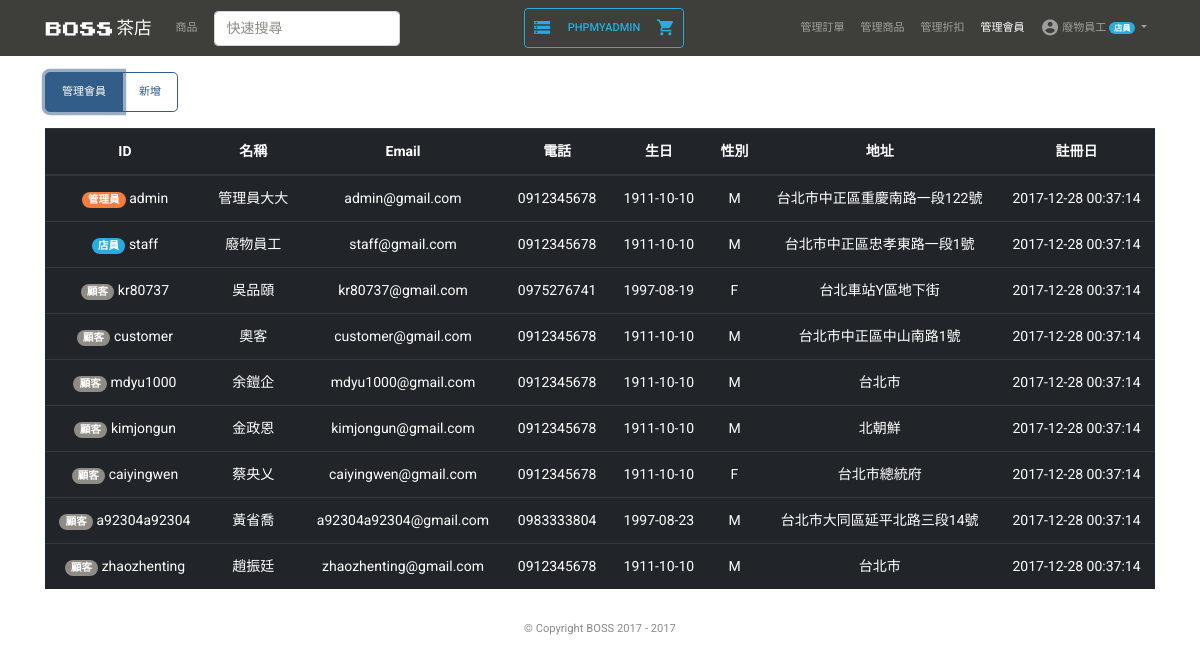
The page /user_list.php?show=list (signed in) on the database its author committed.
### tables this page shows
CREATE TABLE MEMBER(
  ID VARCHAR(20) PRIMARY KEY,
  Password VARCHAR(128) NOT NULL,
  Name VARCHAR(12) NOT NULL,
  Email VARCHAR(30) NOT NULL,
  Phone VARCHAR(10) NOT NULL,
  RegDate TIMESTAMP DEFAULT CURRENT_TIMESTAMP,
  Birth DATE,
  Gender ENUM('M', 'F', 'N'),
  Address VARCHAR(100),
  Position ENUM('S', 'A', 'C') NOT NULL
);

### verification.php (called while the page is built, shortened)
<?php
include('connection.php');
if(isset($_SESSION['ID'])){
  $user_id = $_SESSION['ID'];
  $sql = "SELECT * FROM MEMBER WHERE ID='$user_id'";
  $rows = mysqli_fetch_array($conn->query($sql));
  $user_name = $rows['Name'];
  $user_position = $rows['Position'];
}

### connection.php (called while the page is built, shortened)
<?php
  $conn = new mysqli(db_host, db_username, db_password, db_name);
  $conn->query("SET NAMES 'utf8mb4'");
  require_once('verification.php');

### user_list.php (the view, shortened to what this page needs)
<?php include('connection.php'); ?>
<!DOCTYPE html>
<html>
<head>
  <?php include('style.php') ?>
</head>
<body>
  <?php include('nav.php') ?>
  <div class="container my-3">
    <div class="row">
      <div class="col-12 btn-group">
        <button class="btn btn-outline-primary btn-lg <?php if($_GET['show']=='list')echo 'active '?>" onclick="location.href='?show=list'">管理會員</button>
        <button class="btn btn-outline-primary btn-lg <?php if($_GET['show']=='new')echo 'active '?>" onclick="location.href='?show=new'">新增</button>
      </div>
      <div class="col-12 text-center <?php if($_GET['show']!='list')echo 'd-none ' ?>">
        <table class="table table-hover table-dark my-3 ">
          <thead>
            <tr>
              <th scope="col" style="">ID</th>
              <th scope="col" style="">名稱</th>
              <th scope="col" style="">Email</th>
              <th scope="col" style="">電話</th>
              <th scope="col" style="">生日</th>
              <th scope="col" style="">性別</th>
              <th scope="col" style="">地址</th>
              <th scope="col" style="">註冊日</th>
            </tr>
          </thead>
          <tbody>
            <?php
            $sql = 'SELECT * FROM MEMBER ORDER BY RegDate DESC';
            $result = $conn->query($sql);
            while($rows = mysqli_fetch_array($result))
            {
              if($rows['Position']=='A'){
              $positionName= '<span class="badge badge-pill badge-warning">管理員</span>';
              } else if($rows['Position']=='S'){
               $positionName='<span class="badge badge-pill badge-info">店員</span>';
              } else{
                $positionName='<span class="badge badge-pill badge-secondary">顧客</span>';
              }
              echo '<tr style="cursor: pointer;" onclick="location.href=\'user_list_detail.php?ID=' . $rows['ID'].'\'">';
              echo '<td class="align-middle">'.$positionName.' '.$rows['ID'].'</td>';
              echo '<td class="align-middle">'.$rows['Name'].'</td>';
              echo '<td class="align-middle">'.$rows['Email'].'</td>';
              echo '<td class="align-middle">'.$rows['Phone'].'</td>';
              echo '<td class="align-middle">'.$rows['Birth'].'</td>';
              echo '<td class="align-middle">'.$rows['Gender'].'</td>';
              echo '<td class="align-middle">'.$rows['Address'].'</td>';
              echo '<td class="align-middle">'.$rows['RegDate'].'</td>';
              echo '</tr>';
            }
            ?>
          </tbody>
        </table>
      </div>
    </div>
  </div>
  <?php include('footer.php') ?>
</body>
</html>

### nav.php (shortened to what this page needs)
<?php
$this_page = pathinfo($_SERVER['PHP_SELF'])['filename']
?>
<?php
  $admin_display  = ($user_position=='A'||$user_position=='S')?'':'d-none ';
?>
<nav id="navbar" class="navbar navbar-expand-lg navbar-dark bg-primary1 sticky-top" style="background:rgba(62,63,58,1);">
  <div class="container">
    <a class="navbar-brand align-middle" href="index.php">
      <img src="img/logo-01.png" class="img-fluid" style="max-height:1.1rem"> 茶店
    </a>
    <div class="collapse navbar-collapse" id="navbarSupportedContent">
      <ul class="navbar-nav mr-auto">
        <li class="nav-item <?=($this_page =='product')?'active':'';?>">
          <a class="nav-link " href="product.php">商品</a>
        </li>
        <form class="form-inline mx-0 mx-lg-2 my-2 my-lg-0" method="get" action="product.php">
          <input class="form-control mr-sm-2" type="search" placeholder="快速搜尋" name="keyword" required>
        </form>
      </ul>
      <?php
      if(debug_mode){
        echo '<ul class="navbar-nav border border-info rounded ">
        <li class="nav-item">
        <a class="nav-link text-info" href="db.php"><i class="material-icons">storage</i></a>
        </li>
        <li class="nav-item">
        <a class="nav-link text-info" target="_blank" href="http://localhost/phpmyadmin/">phpmyadmin</a>
        </li>
        <li class="nav-item">
        <a class="nav-link text-info" href="cart.php"><i class="material-icons">shopping_cart</i></a>
        </li>
        </ul>';
      }
      ?>
      <ul class="navbar-nav ml-auto">
        <li class="nav-item <?=($this_page =='order')?'active ':'' ?> <?=$admin_display ?>">
          <a class="nav-link" href="order_list.php">管理訂單</a>
        </li>
        <li class="nav-item <?=($this_page =='product_list')?'active ':'' ?> <?=$admin_display ?>">
          <a class="nav-link" href="product_list.php">管理商品</a>
        </li>
        <li class="nav-item <?=($this_page =='discount_list')?'active ':'' ?> <?=$admin_display ?>">
          <a class="nav-link" href=" discount_list.php">管理折扣</a>
        </li>
        <li class="nav-item <?=($this_page =='user_list')?'active ':'' ?> <?=$admin_display ?>">
          <a class="nav-link" href="user_list.php">管理會員</a>
        </li>
        <li class="nav-item dropdown <?=isset($_SESSION['ID'])?'':'d-none'?>">
          <a class="nav-link dropdown-toggle" href="#" id="user" role="button" data-toggle="dropdown" aria-haspopup="true" aria-expanded="false">
            <i class="material-icons">account_circle</i>
            <?=$user_name?>
            <?php
            if($user_position=='A'){
              echo '<span class="badge badge-pill badge-warning">管理員</span>';
            }else if($user_position=='S'){
              echo '<span class="badge badge-pill badge-info">店員</span>';
            }
            ?>
          </a>
        </li>
      </ul>
    </div>
  </div>
</nav>

### css/style.css (style rules this page uses)
i.material-icons { vertical-align: middle; font-size: 1.2rem; }

### rows shown on the page
member: Name "廢物員工", Position "店員", ID "staff", Email "staff@gmail.com", Phone "0912345678", Birth "1911-10-10", Gender "M", Address "台北市中正區忠孝東路一段1號", RegDate "2017-12-28 00:37:14"
member: Position "管理員", ID "admin", Name "管理員大大", Email "admin@gmail.com", Phone "0912345678", Birth "1911-10-10", Gender "M", Address "台北市中正區重慶南路一段122號", RegDate "2017-12-28 00:37:14"
member: Position "顧客", ID "kr80737", Name "吳品頤", Email "kr80737@gmail.com", Phone "0975276741", Birth "1997-08-19", Gender "F", Address "台北車站Y區地下街", RegDate "2017-12-28 00:37:14"
member: Position "顧客", ID "customer", Name "奧客", Email "customer@gmail.com", Phone "0912345678", Birth "1911-10-10", Gender "M", Address "台北市中正區中山南路1號", RegDate "2017-12-28 00:37:14"
member: Position "顧客", ID "mdyu1000", Name "余鎧企", Email "mdyu1000@gmail.com", Phone "0912345678", Birth "1911-10-10", Gender "M", Address "台北市", RegDate "2017-12-28 00:37:14"
member: Position "顧客", ID "kimjongun", Name "金政恩", Email "kimjongun@gmail.com", Phone "0912345678", Birth "1911-10-10", Gender "M", Address "北朝鮮", RegDate "2017-12-28 00:37:14"
member: Position "顧客", ID "caiyingwen", Name "蔡央乂", Email "caiyingwen@gmail.com", Phone "0912345678", Birth "1911-10-10", Gender "F", Address "台北市總統府", RegDate "2017-12-28 00:37:14"
member: Position "顧客", ID "a92304a92304", Name "黃省喬", Email "a92304a92304@gmail.com", Phone "0983333804", Birth "1997-08-23", Gender "M", Address "台北市大同區延平北路三段14號", RegDate "2017-12-28 00:37:14"
member: Position "顧客", ID "zhaozhenting", Name "趙振廷", Email "zhaozhenting@gmail.com", Phone "0912345678", Birth "1911-10-10", Gender "M", Address "台北市", RegDate "2017-12-28 00:37:14"
